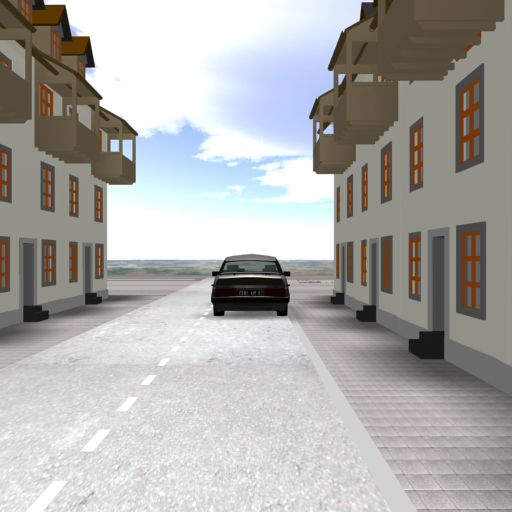
//> input picture other_implementations/StereoMatching/images/right.tif, 512 x 512 px
$ ./main ../images/left.tif ../images/right.tif SAD 3 3   (built with g++ and OpenCV 4)
//> lines starting //> are read from the running program, lines starting //| are printed output that depends on the picture; after the words box and inside, x2 and y2 are one past the last pixel; in counts of white or black regions, pixels touching at a corner belong together
### other_implementations/StereoMatching/src/StereoMatching.h
#ifndef _STEREO_
#define _STEREO_

#include <iostream>
#include <string>
#include <cstdio>
#include <cstdlib>
#include <opencv2/calib3d.hpp>
#include <opencv2/core/core.hpp>
#include <opencv2/imgcodecs.hpp>
#include <opencv2/highgui.hpp>
#include <opencv2/imgproc.hpp>

using namespace std;
using namespace cv;

void Display(Mat*,char*);
void Save(Mat*,char*);
int SAD(Mat,Mat,Point2i,Point2i,int);
int SSD(Mat,Mat,Point2i,Point2i,int);
int getMin(Mat,int);
int* LBP(Mat,Point2i,int);
int  LBP(Mat,Mat,Point2i,Point2i,int);
Mat  G2C(Mat,int);
int Ideal(Mat,Point2i);
Mat crop(Mat,Point2i,int);


extern unsigned int WINDOW_SIZE;
extern unsigned int DISP;
extern unsigned int BETA;
extern unsigned int iW;

extern unsigned int gDisp_dim;
extern unsigned int gNc;

#endif

### other_implementations/StereoMatching/src/StereoMatching.cpp
#include "StereoMatching.h"

using namespace std;
using namespace cv;


Mat
G2C(Mat disp,int param)
{
	Mat Hsv = Mat::zeros(disp.rows,disp.cols,CV_8UC3);
	for(int i = 0 ; i < disp.rows; i++)
		for(int j = 0; j < disp.cols; j++){
			if(disp.at<uchar>(i,j) != 0){
				Hsv.at<Vec3b>(i,j)[0] = disp.at<uchar>(i,j) * param;
				Hsv.at<Vec3b>(i,j)[1] = 255;
				Hsv.at<Vec3b>(i,j)[2] = 255;
			}
		}
	Mat dst;
	cvtColor(Hsv,dst,cv::COLOR_HSV2BGR_FULL);
	return dst;
}


void
Display(Mat *img,char* m)
{
	int key;
	if(img->empty())
		return;
	imwrite("../images/disp.jpg", *img);
	namedWindow( "window", WINDOW_NORMAL );
    imshow( "window", *img );
	for(;;){
		key = waitKey(0);
		if (key == -1)
			break;
	}
}

int
SAD(Mat imgl,Mat imgr,Point2i pl,Point2i pr,int w_size)
{
	int start = -(w_size )/2;
	int stop  = w_size -1;
	int sad = 0;
	for(int i = start; i < stop; i++)
		for(int j = start; j < stop; j++)
			sad += abs((int)imgl.at<uchar>(pl.y + j,pl.x + i) - (int)imgr.at<uchar>(pr.y + j,pr.x + i));
	return sad;
}

// [11 lines left out: function SSD, not called in this run]

int
getMin(Mat row,int col)
{
	int vmin = row.at<int>(0,col);
	int imin = 0;
	for(int i = 1; i < DISP ; i++){
		if (vmin > row.at<int>(i,col)){
			vmin = row.at<int>(i,col);
			imin = i;
		}
	}
	return imin;
}

// [88 lines left out: functions LBP, LBP, crop, Ideal, not called in this run]

### other_implementations/StereoMatching/src/main.cpp
#include "StereoMatching.h"

unsigned int WINDOW_SIZE;
unsigned int DISP;
unsigned int iW;

using namespace std;
using namespace cv;

int
main(int argc,
	char** argv)
{
	unsigned int WINDOW_SIZE;

	Mat img1,img2,row,disp;
	int (*Method)(Mat,Mat,Point2i,Point2i,int);

	if(argc < 6){
		cout <<"Usage : "<<argv[0]<<"  <image-file-name-1> <image-file-name-2> <Method> <WINDOW_SIZE> <DISP>"<<endl;
		exit(0);
	}

	if(string(argv[3]) == "SAD")
		Method = &SAD;

	else if(string(argv[3]) == "LBP")
		Method = &LBP;

	else if(string(argv[3]) == "SSD")
		Method = &SSD;

	else{
		cout << "Unknown Method" << endl;
		exit(0);
	}

	WINDOW_SIZE = atoi(argv[4]);
	DISP 		= atoi(argv[5]);

	img1 = imread(argv[2],IMREAD_GRAYSCALE);
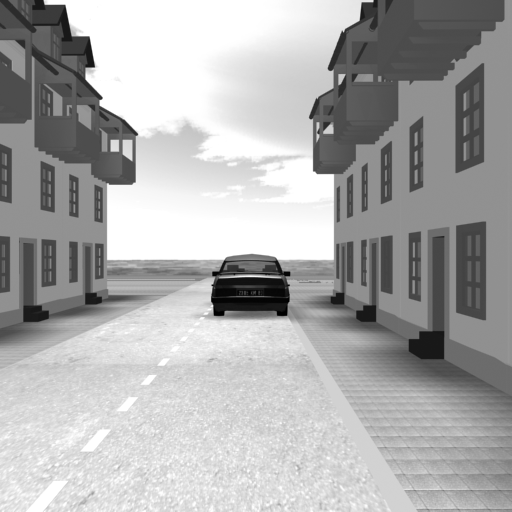
//> img1: 512 rows x 512 cols, CV_8UC1; min 0, max 255, mean 172.2
	img2 = imread(argv[1],IMREAD_GRAYSCALE);
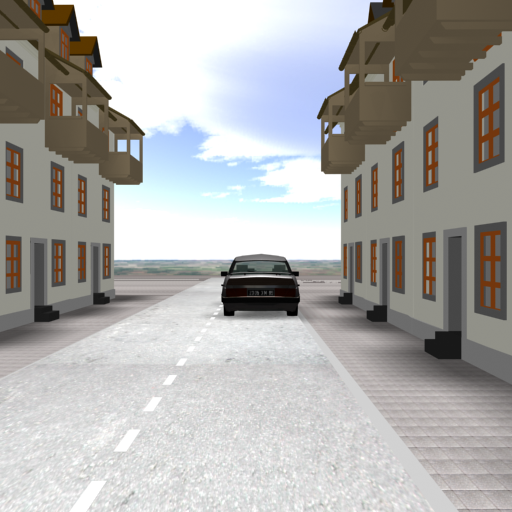
//> input picture other_implementations/StereoMatching/images/left.tif, 512 x 512 px
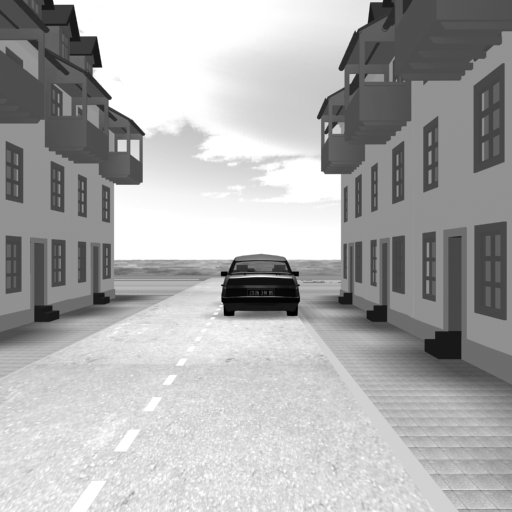
//> img2: 512 rows x 512 cols, CV_8UC1; min 0, max 255, mean 172.5


	if(img1.empty() || img2.empty() )
		return -1;

	disp = Mat(img1.rows,img1.cols,CV_8UC1,Scalar::all(255));
	for(int l = WINDOW_SIZE/2; l < img1.rows - WINDOW_SIZE/2; l++){
		row = Mat(DISP,img1.cols,CV_32S,Scalar::all(255));
		for(int i = WINDOW_SIZE/2 ; i < img1.cols - WINDOW_SIZE/2; i++)
			for(int j = 0; j < DISP ; j++){
				if((i+j) >= (img1.cols - WINDOW_SIZE /2) )
					break;

				row.at<int>(j,i) = Method(img1,img2,Point2i(i,l),Point2i(i+j,l), WINDOW_SIZE/*Ideal(img1,Point2i(i,l))*/);
			}
		for(int i = WINDOW_SIZE/2; i < img1.cols - WINDOW_SIZE/2 ; i++)
			disp.at<uchar>(l,i) =  getMin(row,i);
	}
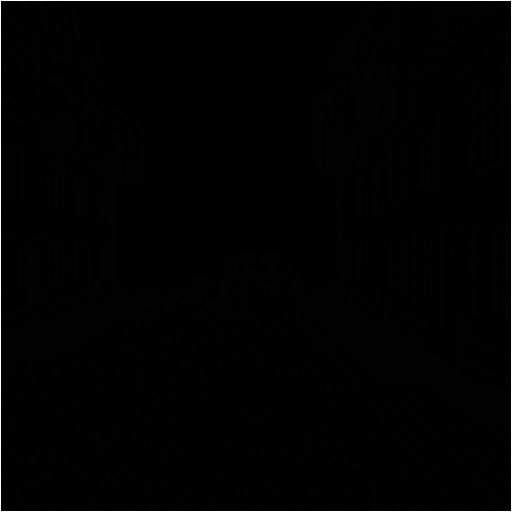
//> disp: 512 rows x 512 cols, CV_8UC1; min 0, max 255, mean 2.9
	medianBlur(disp,disp,3);
//> disp: 512 rows x 512 cols, CV_8UC1; 13.55% of pixels changed, all inside (x1, y1, x2, y2) = (1, 1, 511, 511)
	normalize(disp,disp,0,255,NORM_MINMAX,CV_8UC1);
	Mat dst = G2C(disp,4);
//> after the loop in G2C, `for(int i = 0 ; i < disp.rows; i++)`:
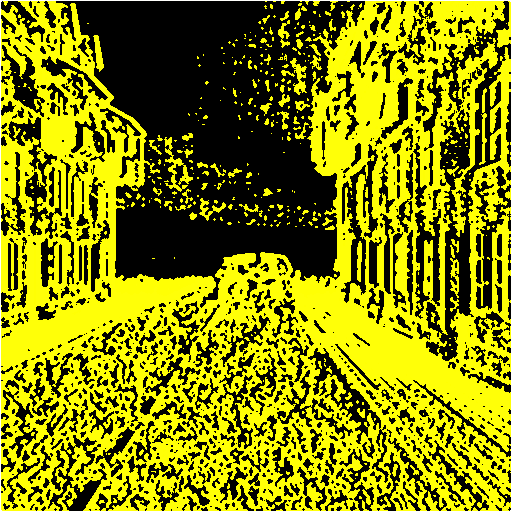
//> Hsv: 512 rows x 512 cols, CV_8UC3; mean B, G, R 5.5, 136.2, 136.2
//> in G2C, `cvtColor(Hsv,dst,cv::COLOR_HSV2BGR_FULL);`:
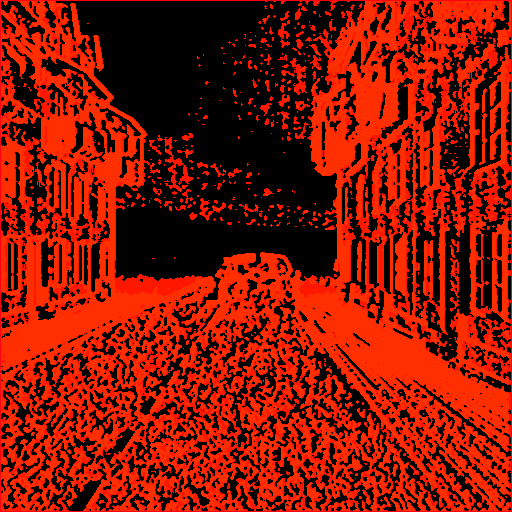
//> dst: 512 rows x 512 cols, CV_8UC3; mean B, G, R 0.1, 20.4, 136.2
	Display(&dst,argv[3]);
//> the Esc key is pressed
	return 0;
}
